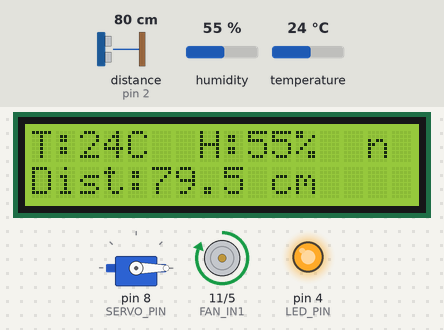
Bench run of a sketch on a simulated Arduino Uno, built with avr-gcc and run on an emulated ATmega328P. Parts: servo, 16×2 character LCD, motor-driver pin pairs drawn as motors (green arrow = first pin HIGH = forward, orange = second pin HIGH = backward, longer = more drive, scaled by the enable pin), output pins drawn as LEDs (lit = HIGH). Wiring (inferred from the names in the program): ultrasonic range finder: trigger pin 12; echo pin 2. Inputs (shaded band) come from the test bench; at power-on: distance to the obstacle (sensor on pin 2) 80 cm, temperature 24 °C, humidity 55 %. The echo pulse lasts 58.3 µs per cm; pins used as bus, display or sensor lines are not drawn.

Above: at 2.1 s.
2.2 s: distance to the obstacle (sensor on pin 2) set to 43 cm
At 5.5 s:
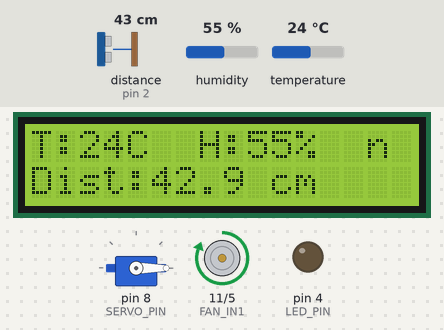
6.0 s: distance to the obstacle (sensor on pin 2) set to 37 cm
At 7.8 s:
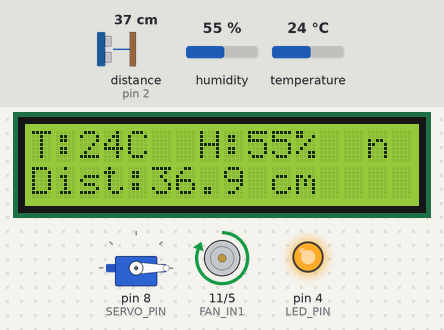
9.0 s: temperature set to 21 °C
At 10.6 s:
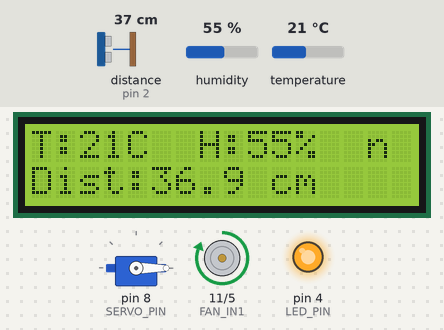
11.0 s: temperature set to 18 °C
At 12.8 s:
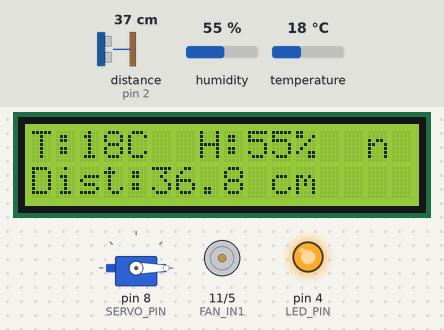
14.0 s: distance to the obstacle (sensor on pin 2) set to 29 cm
At 16.3 s:
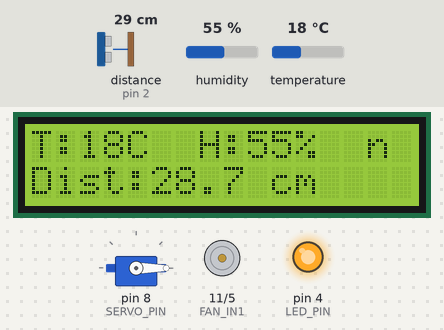
17.0 s: distance to the obstacle (sensor on pin 2) set to 23 cm
At 19.9 s:
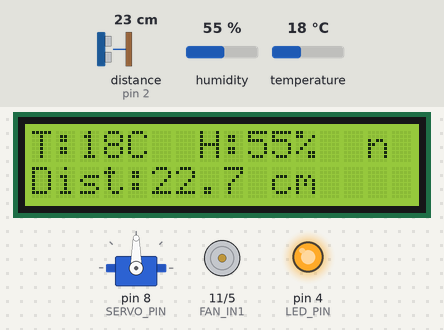
Timing chart, 0 to 21.4 s (numbered marks = the images above; inputs shaded):
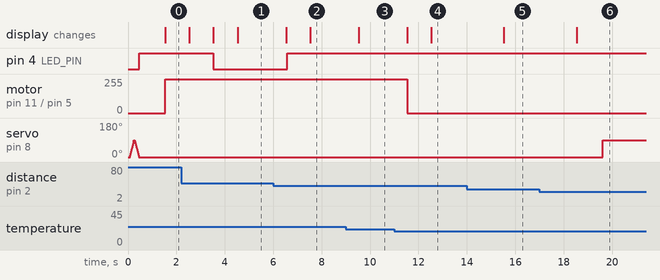

The sketch:

h_a.ino
```cpp
/*
 *  Home‑Automation Demo  (Uno R3)
 *  Ultrasonic door + lights
 *  SG90 servo (pin 8)
 *  Fan on L293D (EN=9, IN1=11, IN2=5)
 *  DHT11 on pin 7
 *  1602 LCD (RS=3  E=6  D4=A0  D5=A1  D6=A2  D7=A3)
 */

#include <Servo.h>
#include <DHT11.h>
#include <LiquidCrystal.h>

// Pin map
const byte TRIG_PIN   = 12;
const byte ECHO_PIN   = 2;
const byte SERVO_PIN  = 8;
const byte LED_PIN    = 4;
const byte FAN_EN     = 9;
const byte FAN_IN1    = 11;
const byte FAN_IN2    = 5;
const byte DHT_PIN    = 7;

// 1602 in 4‑bit mode: RS, E, D4–D7
LiquidCrystal lcd(3, 6, A0, A1, A2, A3);

// Control constants
const float  DIST_OPEN      = 25.0;   // cm (open ≤ 25 cm for 2 s)
const float  DIST_CLOSE     = 30.0;   // cm (close ≥ 30 cm)
const unsigned long DOOR_DELAY  = 2000;   // ms to keep user present
const float  LIGHT_DIST     = 40.0;   // cm (turn lights on)
const unsigned long LIGHT_HOLD = 3000;   // ms after person leaves
const int    TEMP_ON_C      = 21;     // °C (fan on)
const int    TEMP_OFF_C     = 19;     // °C (fan off)
const unsigned long DHT_INT = 1000;   // ms sample rate
const unsigned long US_INT  = 20;    // ms between pings

// Globals
Servo doorServo;
DHT11 dht(DHT_PIN);

unsigned long tDoor  = 0;
unsigned long tLight = 0;
unsigned long tDHT   = 0;
unsigned long tUS    = 0;

bool doorOpen  = false;
bool lightOn   = false;
bool fanOn     = false;

int  curTemp   = 0;
int  curHum    = 0;

// Ultrasonic filter
float distFilt = 0.0;


void setup() {

  // Basic IO
  pinMode(TRIG_PIN, OUTPUT);
  pinMode(ECHO_PIN, INPUT);
  pinMode(LED_PIN, OUTPUT);
  pinMode(FAN_EN, OUTPUT);
  pinMode(FAN_IN1, OUTPUT);
  pinMode(FAN_IN2, OUTPUT);

  // Servo
  doorServo.attach(SERVO_PIN, 500, 2500);
  doorServo.write(0);               // locked

  // LCD
  lcd.begin(16, 2);
  lcd.print("Home Automation");
  lcd.setCursor(0, 1);
  lcd.print("Initializing…");

  // Servo sweep test (shows power/gnd OK)
  for (int a = 0; a <= 90; a += 10) { doorServo.write(a); delay(20); }
  for (int a = 90; a >= 0; a -= 10) { doorServo.write(a); delay(20); }
  doorServo.write(0);

  Serial.begin(115200);
}


void loop() {
  unsigned long now = millis();

  // 1 ) Ultrasonic every  ms

  if (now - tUS >= US_INT) {
    tUS = now;
    float d = pingDistance();               // cm (0 if no echo)

    /* simple first‑order low‑pass */
    const float alpha = 0.2;                // 0<α≤1
    distFilt = (1 - alpha) * distFilt + alpha * d;
  }

  // 2 ) Servo

  if (!doorOpen) {
    if (distFilt <= DIST_OPEN) {
      if (tDoor == 0) tDoor = now;
      else if (now - tDoor >= DOOR_DELAY) {
        doorServo.write(90);          // unlock
        doorOpen = true;
        tDoor = 0;
      }
    } else tDoor = 0;
  } else {                            // already open
    if (distFilt >= DIST_CLOSE) {
      doorServo.write(0);             // lock
      doorOpen = false;
    }
  }

  // 3 ) LED

  if (distFilt <= LIGHT_DIST) {
    digitalWrite(LED_PIN, HIGH);
    lightOn = true;
    tLight = now;
  } else if (lightOn && now - tLight >= LIGHT_HOLD) {
    digitalWrite(LED_PIN, LOW);
    lightOn = false;
  }

  // 4 ) DHT & LCD

  if (now - tDHT >= DHT_INT) {
    tDHT = now;
    if (dht.readTemperatureHumidity(curTemp, curHum) == 0) {
      lcd.setCursor(0, 0);
lcd.print("T:");
lcd.print(curTemp);
lcd.print("C  H:");
lcd.print(curHum);
lcd.print("%  ");           // extra spaces clear leftovers

lcd.setCursor(0, 1);
lcd.print("Dist:");
lcd.print(distFilt, 1);     // one decimal place
lcd.print(" cm   ");        // pad to clear
    }
  }

  // 5 ) Fan
  if (!fanOn && curTemp >= TEMP_ON_C) {
    digitalWrite(FAN_IN1, HIGH);
    digitalWrite(FAN_IN2, LOW);
    analogWrite(FAN_EN, 255);
    fanOn = true;
  } else if (fanOn && curTemp <= TEMP_OFF_C) {
    analogWrite(FAN_EN, 0);
    fanOn = false;
  }
}

float pingDistance() {
  digitalWrite(TRIG_PIN, LOW);
  delayMicroseconds(2);
  digitalWrite(TRIG_PIN, HIGH);
  delayMicroseconds(10);
  digitalWrite(TRIG_PIN, LOW);

  long dur = pulseIn(ECHO_PIN, HIGH, 11500);

  if (dur == 0) return 0.0;

  return (34321.0 * dur * 1e-6) * 0.5;
}
```

Measured:
- the behaviour switches between 41 and 40 cm on distance to the obstacle (sensor on pin 2) (found by bisection; images 1 and 2)
- the behaviour switches between 20 and 19 °C on temperature (found by bisection; images 3 and 4)
- the behaviour switches between 26 and 25 cm on distance to the obstacle (sensor on pin 2) (found by bisection; images 5 and 6)
- after the input at 6.0 s, pin 4 (LED_PIN): LOW → HIGH after 0.57 s; the display: first differs from a run without the input after 1.5 s (image 2)
- after the input at 9.0 s, the display: changes after 0.53 s (image 3)
- after the input at 11.0 s, motor on pin 11 (FAN_IN1) / pin 5 (FAN_IN2): forward 255/255 → stopped after 0.53 s; the display: first changes after 0.53 s (image 4 shows a later state)
- after the input at 14.0 s, the display: changes after 1.5 s (image 5)
- after the input at 17.0 s, servo on pin 8 (SERVO_PIN): 0° → 90° after 2.6 s; the display: changes after 1.5 s (image 6)
